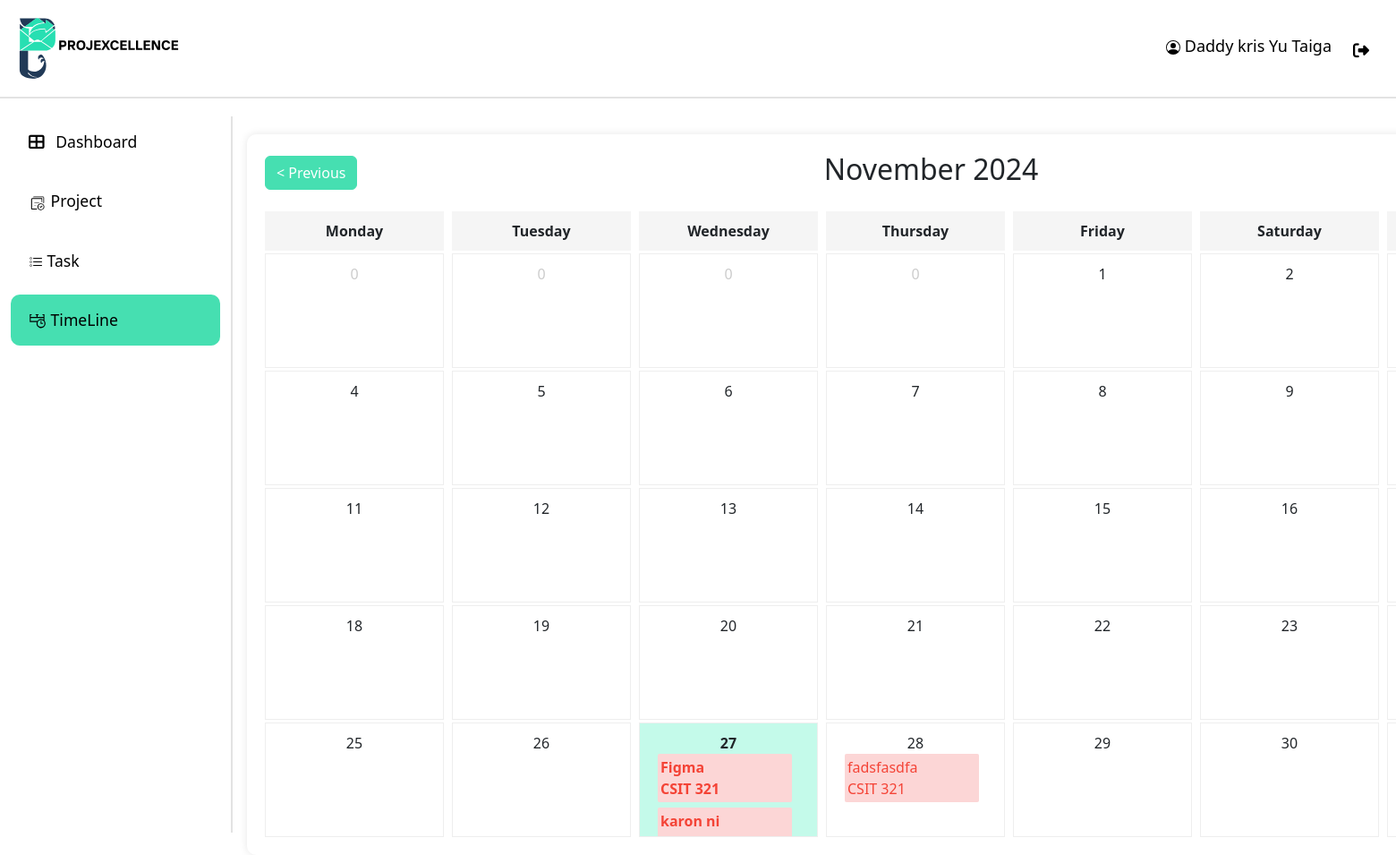
The page /timeline/ (signed in) on the database its author committed.
### api/models.py (models this page shows, shortened)
class User(AbstractUser):
    ROLE_CHOICES = [
        ("ADMIN", "Admin"),
        ("PM", "projectmanger"),
        ("MEMBER", "member"),
    ]
    STATUS_CHOICES = [
        ("APPROVED", "Approved"),
        ("REJECTED", "Rejected"),
        ("PENDING", "Pending"),
    ]
    username = None  # Remove the username field entirely
    email = models.EmailField(_("email address"), unique=True)
    phone_regex = RegexValidator(
        regex=r"^\+?1?\d{9,15}$",
        message="Phone number must be entered in the format: '+999999999'. Up to 15 digits allowed.",
    )
    phone_number = models.CharField(validators=[phone_regex], max_length=17, blank=True)
    role = models.CharField(max_length=10, choices=ROLE_CHOICES, default="EMPLOYEE")
    date_of_hire = models.DateField(blank=True, null=True)
    profile_path = models.ImageField(null=True, blank=True,upload_to='profile/' )
    status = models.CharField(max_length=20, choices=STATUS_CHOICES, default="PENDING")
    groups = models.ManyToManyField(
        "auth.Group",
        verbose_name=_("groups"),
        blank=True,
        related_name="custom_user_set",
        related_query_name="custom_user",
    )
    user_permissions = models.ManyToManyField(
        "auth.Permission",
        verbose_name=_("user permissions"),
        blank=True,
        related_name="custom_user_set",
        related_query_name="custom_user",
    )
    objects = UserManager()
    USERNAME_FIELD = "email"
    REQUIRED_FIELDS = ["first_name", "last_name", "date_of_hire", "password"]

class Task(models.Model):
    STATUS_CHOICES = [
        ("On-going", "On-going"),
        ("Pending", "Pending"),
        ("Done", "Done"),
    ]
    project_id = models.ForeignKey(Project, on_delete=models.CASCADE)
    task_name = models.CharField(max_length=50)
    description = models.TextField()
    assigned_to = models.ForeignKey( User, on_delete=models.CASCADE, related_name="assigned_tasks" )
    created_by = models.ForeignKey(User, on_delete=models.CASCADE, related_name="created_tasks")
    status = models.CharField(max_length=10, choices=STATUS_CHOICES, default="Pending")
    due_date = models.DateTimeField(default=timezone.now)
    completed = models.BooleanField(default=False)
    isAccepted = models.BooleanField(default=False)
    date_started = models.DateTimeField(null=True, blank=True, default=None)
    created_at = models.DateTimeField(auto_now_add=True)
    updated_at = models.DateTimeField(auto_now=True)

class Project(models.Model):
    project_name = models.CharField(max_length=50)
    description = models.TextField()
    created_by = models.ForeignKey(User, on_delete=models.CASCADE)
    date_created = models.DateTimeField(auto_now_add=True)
    def __str__(self):
        return self.project_name

### api/views.py (the view)
# urls.py: path("timeline/", views.timeline, name="timeline"),
@login_required
def timeline(request):
    tasks = Task.objects.filter(assigned_to=request.user).order_by("due_date")
    print(f"Number of tasks found: {tasks.count()}")  # Debug print
    current_date = datetime.now(local_timezone)
    year = int(request.GET.get('year', current_date.year))
    month = int(request.GET.get('month', current_date.month))
    current_day = current_date.day
    current_month = current_date.month
    cal = Calendar(firstweekday=0)
    calendar_data = []
    month_days = cal.monthdays2calendar(year, month)
    for week in month_days:
        processed_week = []
        for day, weekday in week:
            if day == 0:
                if len(processed_week) == 0:
                    processed_week.append((day, 'prev-month'))
                else:
                    processed_week.append((day, 'next-month'))
            else:
                processed_week.append((day, 'current-month'))
        calendar_data.append(processed_week)
    tasks_by_date = {}
    for task in tasks:
        if task.status != 'Done':
            date_key = (task.due_date + timedelta(days=1)).strftime('%Y-%m-%d') if task.due_date else 'No Due Date'
            if date_key not in tasks_by_date:
                tasks_by_date[date_key] = []
            tasks_by_date[date_key].append(task)
    for date_key, task_list in tasks_by_date.items():
        print(f"Date: {date_key}, Tasks: {[task.task_name for task in task_list]}")
    context = {
        'year': year,
        'month': month,
        'month_name': month_name[month],
        'current_day': current_day,
        'current_month': current_month,
        'calendar_data': calendar_data,
        'tasks_by_date': tasks_by_date,
    }
    return render(request, 'timeline.html', context)

### api/templatetags/custom_filters.py (called while the page is built)
@register.filter
def get_item(dictionary, key):
    return dictionary.get(key)

### api/templates/timeline.html (shortened to what this page needs)
{% extends "base.html" %}
{% load static %}
{% load custom_filters %}
{% block content %}
<div class="container">
    <div class="calendar">
        <div class="calendar-header">
            <button class="btn btn-primary" id="prevMonth">&lt; Previous</button>
            <h2>{{ month_name }} {{ year }} </h2>
        </div>
        <div class="calendar-grid">
            <div class="calendar-day-header">Monday</div>
            <div class="calendar-day-header">Tuesday</div>
            <div class="calendar-day-header">Wednesday</div>
            <div class="calendar-day-header">Thursday</div>
            <div class="calendar-day-header">Friday</div>
            <div class="calendar-day-header">Saturday</div>
            <div class="calendar-day-header">Sunday</div>
            {% for week in calendar_data %}
                {% for day in week %}
                    {% if day.0 == current_day and month == current_month %}
                        <div class="calendar-day current-day">
                    {% else %}
                        <div class="calendar-day">
                    {% endif %}
                        {% if day.1 == 'prev-month' %}
                            <span style="color: #ccc;">{{ day.0 }}</span>
                        {% elif day.1 == 'next-month' %}
                            <span style="color: #ccc;">{{ day.0 }}</span>
                        {% else %}
                            <span>{{ day.0 }}</span>
                        {% endif %}
                        {% with year_str=year|stringformat:"04d" month_str=month|stringformat:"02d" day_str=day.0|stringformat:"02d" %}
                        {% with date_key=year_str|add:"-"|add:month_str|add:"-"|add:day_str %}
                            {% if tasks_by_date|get_item:date_key %}
                                {% for task in tasks_by_date|get_item:date_key %}
                                    <div class="task-container">
                                        <div class="task-item" title="{{ task.description|default:'' }}">
                                            <span class="task-name">{{ task.task_name }}</span>
                                            <span class="task-project">{{ task.project_id }}</span>
                                        </div>
                                    </div>
                                {% endfor %}
                            {% endif %}
                        {% endwith %}
                    {% endwith %}
                    </div>
                {% endfor %}
            {% endfor %}
        </div>
    </div>
</div>
{% endblock %}

### api/templates/base.html (shortened to what this page needs)
{% load static %}
<!DOCTYPE html>
<html lang="en">
  <head>
    <link
      href="https://cdn.jsdelivr.net/npm/bootstrap@5.3.0/dist/css/bootstrap.min.css"
      rel="stylesheet"
    />
    <link href="https://cdn.jsdelivr.net/npm/bootstrap-icons/font/bootstrap-icons.css" rel="stylesheet">
    <link
      href="https://cdnjs.cloudflare.com/ajax/libs/font-awesome/6.4.0/css/all.min.css"
      rel="stylesheet"
    />
    <link href="https://cdn.jsdelivr.net/npm/bootstrap@5.3.0/dist/css/bootstrap.min.css" rel="stylesheet">
  </head>
  <body>
    <header>
      <div class="header">
          <img src="{% static '/res/slogo.svg' %}" alt="logo" width="200px">
          <div class="profile" >
            <a class="nav-link {% if request.resolver_match.url_name == 'profile' %}active{% endif %}" href="{% url 'profile' %}">
              {{ request.user.first_name|capfirst }} {{ request.user.last_name|capfirst }}
            </a>
            <a class="nav-link" href="{% url 'logout' %}" onclick="event.preventDefault(); document.getElementById('logout-form').submit();" style="margin-top: 5px;">
              <i class="fas fa-sign-out-alt me-2"></i>
            </a>
          </div>
      </div>
    </header>
    <div class="container-fluid">
      <div class="row">
        <nav
          id="sidebarMenu"
          class="col-md-3 col-lg-2 d-md-block sidebar collapse"
        >
          <ul class="nav flex-column">
            <li class="nav-item">
              <a class="nav-link {% if request.resolver_match.url_name == 'dashboard' %}active{% endif %}" href="{% url 'dashboard' %}">
                <i class="fas fa-th-large me-2"></i> Dashboard
              </a>
            </li>
            <li class="nav-item">
              <a class="nav-link {% if request.resolver_match.url_name == 'project' %}active{% endif %}" href="{% url 'project' %}">
                <img src="{% static '/res/projectIcon.svg' %}" alt="logo" width="20px">  Project
              </a>
            </li>
            <li class="nav-item">
              <a class="nav-link {% if request.resolver_match.url_name == 'task' %}active{% endif %}" href="{% url 'task' 'Pending' %}">
                 Task
              </a>
            </li>
            <li class="nav-item">
              <a class="nav-link {% if request.resolver_match.url_name == 'timeline' %}active{% endif %}" href="{% url 'timeline' %}">
                <img src="{% static '/res/timelineIcon.svg' %}" alt="logo" width="20px">  TimeLine
              </a>
            </li>
          </ul>
        </nav>
        <main class="col-md-9 ms-sm-auto col-lg-10 px-md-4 main-content">
          {% block content %}{% endblock content %}
        </main>
      </div>
    </div>
  </body>
</html>

### api/templates/base.html (style rules this page uses)
.header { overflow: hidden; background-color: #ffffff; padding: 20px 10px; position: fixed; top: 0; width: 100%; z-index: 1000; margin-bottom: 10px; border-bottom: 2px solid #e3e3e3; height: 110px; display: flex; justify-content: space-between; align-items: center; }
.header a { float: left; color: black; text-align: center; padding: 12px; text-decoration: none; font-size: 18px; line-height: 25px; border-radius: 4px; }
body { margin-top: 130px; background-color: #ffffff; }
.sidebar { background-color: #ffffff; color: black; height: 100vh; overflow-y: auto; position: fixed; top: 100; left: 0; z-index: 1000; border-right: 2px solid #e3e3e3; }
.sidebar .nav-link { color: black; padding: 15px 20px; font-size: 1.1rem; margin-bottom: 10px; }
.sidebar .nav-link.active { background-color: #46DFB1; border-radius: 10px; color: black; }
.main-content { margin-left: 0; padding-top: 20px; }

### api/templates/timeline.html (style rules this page uses)
.container { display: flex; height: 100%; flex-wrap: wrap; flex-direction: column; margin-left: -20px; user-select: none; }
.calendar { background: white; border-radius: 10px; box-shadow: 0 0 10px rgba(0,0,0,0.1); padding: 20px; width: 1500px; }
.calendar-header { display: flex; justify-content: space-between; align-items: center; margin-bottom: 20px; }
.calendar-grid { display: grid; grid-template-columns: repeat(7, 0.2fr); gap: 3px; }
.calendar-day-header { text-align: center; font-weight: bold; padding: 10px; background: #f5f5f5; width: 200px; }
.calendar-day { text-align: center; padding: 10px; border: 1px solid #eee; width: 200px; height: 128px; overflow-y: auto; }
.current-day { background: #c4faea; font-weight: bold; }
.task-container { display: center; flex-direction: column; margin-bottom: 10px; margin-left: 10px; width: 150px; height: 50px; }
.task-item { display: flex; text-align: left; background: #fcd6d6; color: #f44336; flex-direction: column; padding: 3px; border-radius: 2px; }
.btn-primary { background-color: #46DFB1; border-color: #46DFB1; }

### rows shown on the page
User: user.first_name "Daddy kris", user.last_name "Yu Taiga"
Task: task_name "Figma", project_id "CSIT 321"
Task: task_name "karon ni"
Task: task_name "fadsfasdfa", project_id "CSIT 321"

### other values the page prints
{{ month_name }} "November"
{{ year }} "2024"
{{ day.0 }} "0"
{{ day.0 }} "0" "0" "0"
{{ day.0 }} "1" "2" "4" "5" "6" "7" "8" "9" "11" "12" "13" "14" "15" "16" "18" "19" "20" "21" "22" "23" "25" "26" "27" "28" "29" "30"
